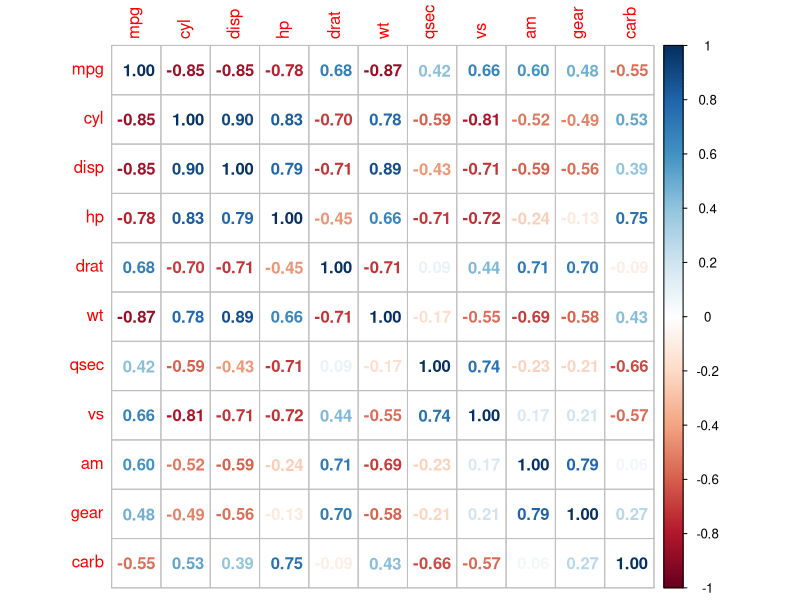
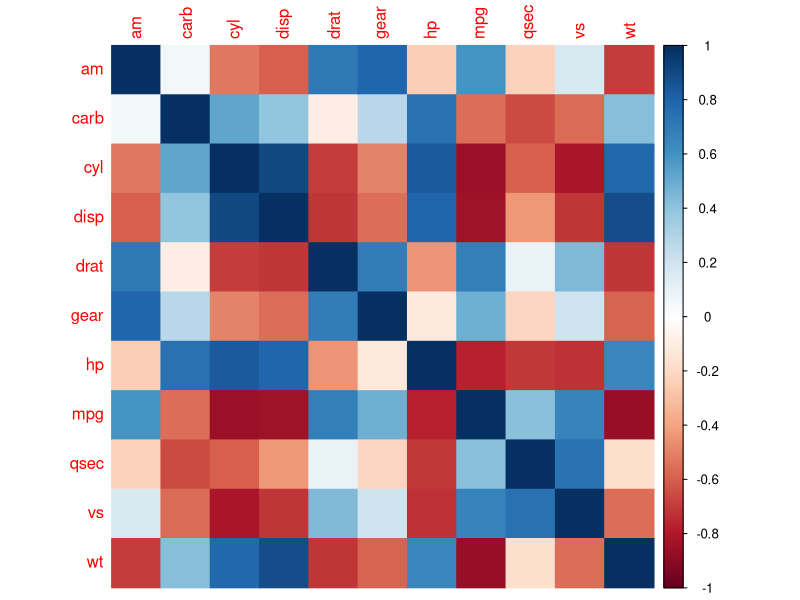
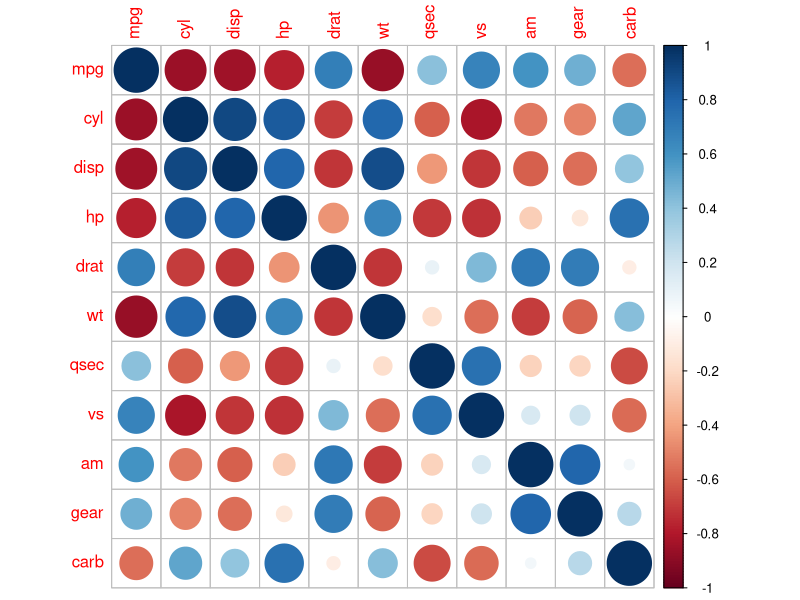
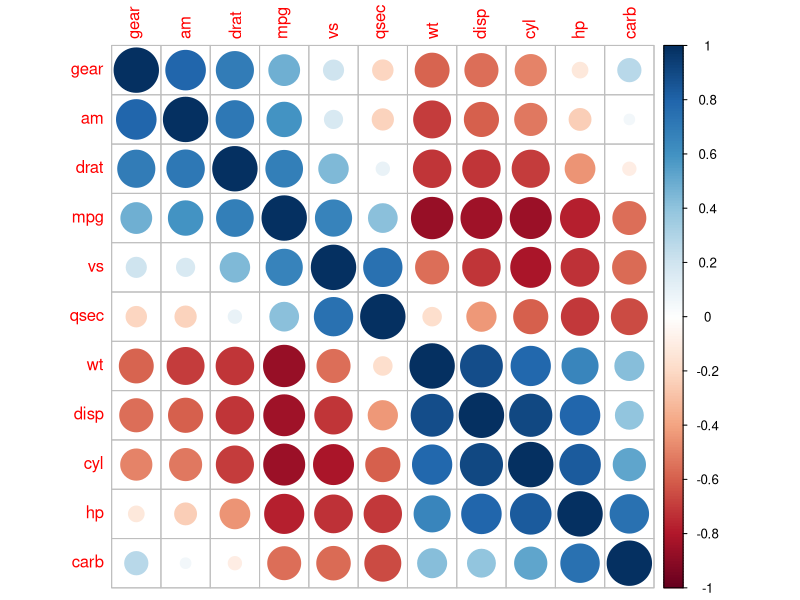
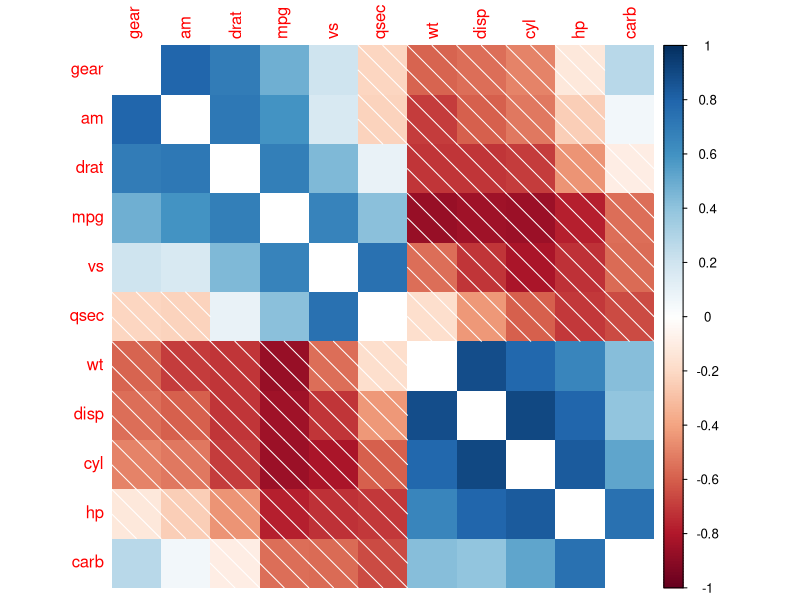
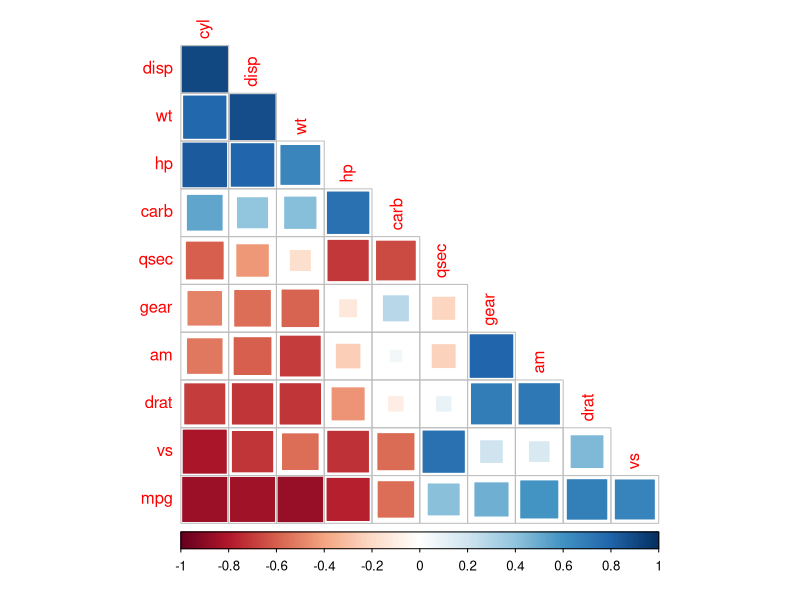
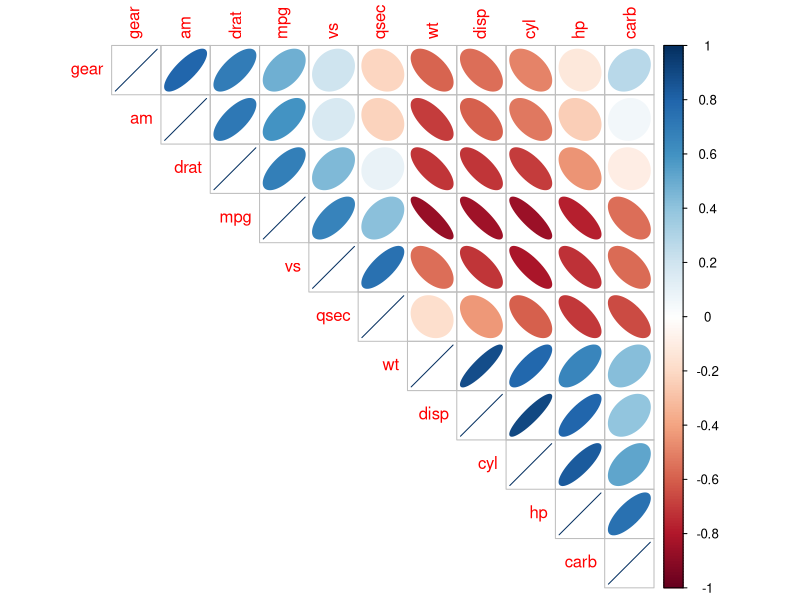
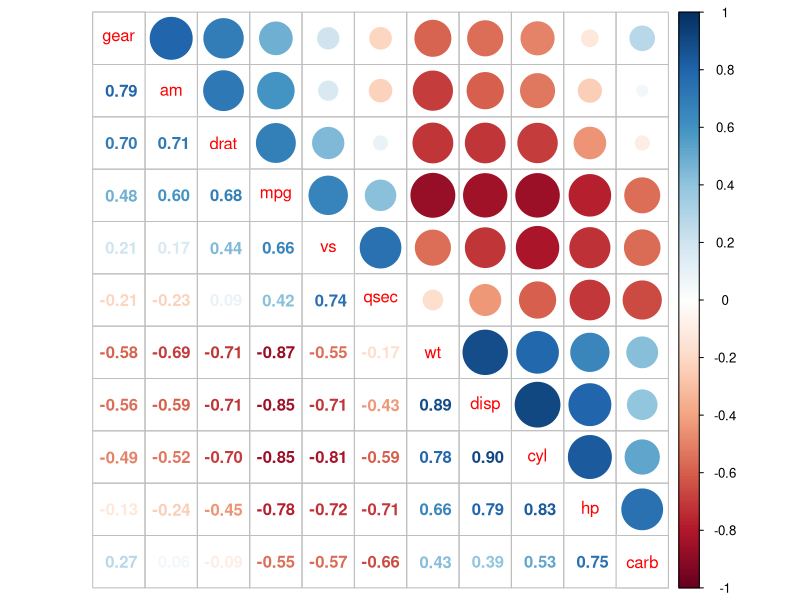

Here is the R script that generated these plots, in order:
## ---- chunk 1
knitr::opts_chunk$set(echo = TRUE)
## ---- chunk 2
# Sample data for gender and favorite color
gender <- c("Male", "Female", "Male", "Female", "Male", "Female", "Male", "Female")
favorite_color <- c("Blue", "Red", "Blue", "Blue", "Red", "Red", "Blue", "Red")

# Create a contingency table
cont_table <- table(gender, favorite_color)

# Perform Pearson's Chi-Square test
chi_square_result <- chisq.test(cont_table)

# Print the test result
print(chi_square_result)

## ---- chunk 3
# Extract residuals from the chi-square result
residuals <- chi_square_result$residuals

# Print the residuals
print(residuals)

## ---- chunk 4
# Sample data for gender and voting preference
gender <- c("Male", "Female", "Male", "Female")
voting_preference <- c("Republican", "Democrat", "Democrat", "Republican")

# Create a contingency table
cont_table <- table(gender, voting_preference)

# Perform Fisher's Exact test
fisher_result <- fisher.test(cont_table)

# Print the test result
print(fisher_result)

## ---- chunk 5
# Extract odds ratio from the Fisher's Exact test result
odds_ratio <- fisher_result$estimate

# Print the odds ratio
print(odds_ratio)

## ---- chunk 6
# Sample data for two continuous variables
x <- c(1, 2, 3, 4, 5)
y <- c(3, 5, 7, 9, 11)

# Perform Pearson correlation test
cor_test_result <- cor.test(x, y)

# Print the test result
print(cor_test_result)

## ---- chunk 7
# Sample data for two continuous variables
x <- c(1, 2, 3, 4, 5)
y <- c(3, 5, 7, 9, 11)

# Perform Spearman correlation test
cor_test_result <- cor.test(x, y, method = "spearman")

# Print the test result
print(cor_test_result)

## ---- chunk 8
# Sample data for two continuous variables
x <- c(1, 2, 3, 4, 5)
y <- c(3, 5, 7, 9, 11)

# Perform Kendall correlation test
cor_test_result <- cor.test(x, y, method = "kendall")

# Print the test result
print(cor_test_result)

## ---- chunk 9
library(corrplot)
M = cor(mtcars)
corrplot(M, method = 'number') # colorful number
## ---- chunk 10
corrplot(M, method = 'color', order = 'alphabet')
## ---- chunk 11
corrplot(M) # by default, method = 'circle'
## ---- chunk 12
corrplot(M, order = 'AOE') # after 'AOE' reorder
## ---- chunk 13
corrplot(M, method = 'shade', order = 'AOE', diag = FALSE)
## ---- chunk 14
corrplot(M, method = 'square', order = 'FPC', type = 'lower', diag = FALSE)
## ---- chunk 15
corrplot(M, method = 'ellipse', order = 'AOE', type = 'upper')
## ---- chunk 16
corrplot.mixed(M, order = 'AOE')
## ---- chunk 17
corrplot.mixed(M, lower = 'shade', upper = 'pie', order = 'hclust')
## ---- chunk 18
corrplot(M, order = 'AOE', addCoef.col = 'black', tl.pos = 'd',
         cl.pos = 'n', col = COL2('PiYG'))
## ---- chunk 19
corrplot(M, method = 'square', order = 'AOE', addCoef.col = 'black', tl.pos = 'd',
         cl.pos = 'n', col = COL2('BrBG'))
## ---- chunk 20
## bottom color legend, diagonal text legend, rotate text label
corrplot(M, order = 'AOE', cl.pos = 'b', tl.pos = 'd',
         col = COL2('PRGn'), diag = FALSE)
## ---- chunk 21
## text labels rotated 45 degrees and  wider color legend with numbers right aligned
corrplot(M, type = 'lower', order = 'hclust', tl.col = 'black',
         cl.ratio = 0.2, tl.srt = 45, col = COL2('PuOr', 10))
## ---- chunk 22
testRes = cor.mtest(mtcars, conf.level = 0.95)

## specialized the insignificant value according to the significant level
corrplot(M, p.mat = testRes$p, sig.level = 0.10, order = 'hclust', addrect = 2)
## ---- chunk 23
## leave blank on non-significant coefficient
## add significant correlation coefficients
corrplot(M, p.mat = testRes$p, method = 'circle', type = 'lower', insig='blank',
         addCoef.col ='black', number.cex = 0.8, order = 'AOE', diag=FALSE)
## ---- chunk 24
## leave blank on non-significant coefficient
## add all correlation coefficients
corrplot(M, p.mat = testRes$p, method = 'circle', type = 'lower', insig='blank',
         order = 'AOE', diag = FALSE)$corrPos -> p1
text(p1$x, p1$y, round(p1$corr, 2))
## ---- chunk 25
## add p-values on no significant coefficients
corrplot(M, p.mat = testRes$p, insig = 'p-value')
## ---- chunk 26
## add all p-values
corrplot(M, p.mat = testRes$p, insig = 'p-value', sig.level = -1)
## ---- chunk 27
## add significant level stars
corrplot(M, p.mat = testRes$p, method = 'color', diag = FALSE, type = 'upper',
         sig.level = c(0.001, 0.01, 0.05), pch.cex = 0.9,
         insig = 'label_sig', pch.col = 'grey20', order = 'AOE')
